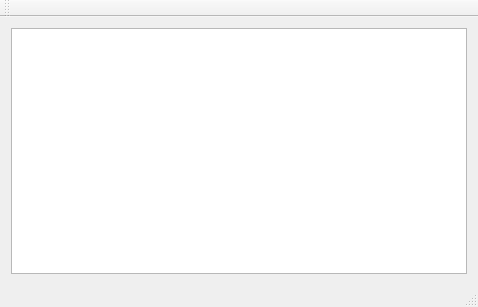
<?xml version="1.0" encoding="UTF-8"?>
<ui version="4.0">
 <class>MainWindow</class>
 <widget class="QMainWindow" name="MainWindow">
  <property name="geometry">
   <rect>
    <x>0</x>
    <y>0</y>
    <width>478</width>
    <height>307</height>
   </rect>
  </property>
  <property name="windowTitle">
   <string>MainWindow</string>
  </property>
  <widget class="QWidget" name="centralWidget">
   <layout class="QHBoxLayout" name="horizontalLayout">
    <item>
     <widget class="QTableView" name="tableView"/>
    </item>
   </layout>
  </widget>
  <widget class="QMenuBar" name="menuBar">
   <property name="geometry">
    <rect>
     <x>0</x>
     <y>0</y>
     <width>478</width>
     <height>25</height>
    </rect>
   </property>
  </widget>
  <widget class="QToolBar" name="mainToolBar">
   <attribute name="toolBarArea">
    <enum>TopToolBarArea</enum>
   </attribute>
   <attribute name="toolBarBreak">
    <bool>false</bool>
   </attribute>
  </widget>
  <widget class="QStatusBar" name="statusBar"/>
 </widget>
 <layoutdefault spacing="6" margin="11"/>
 <resources/>
 <connections/>
</ui>
